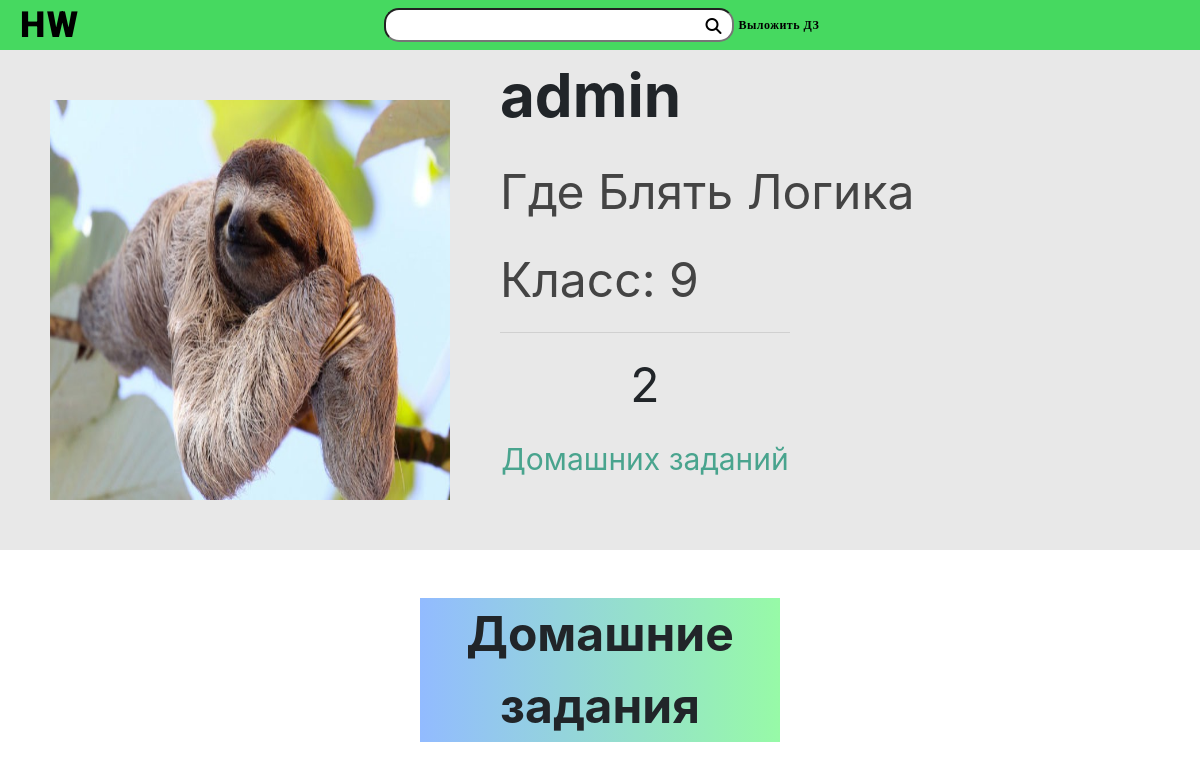
The page /id3 (signed in) on the database as committed earlier.
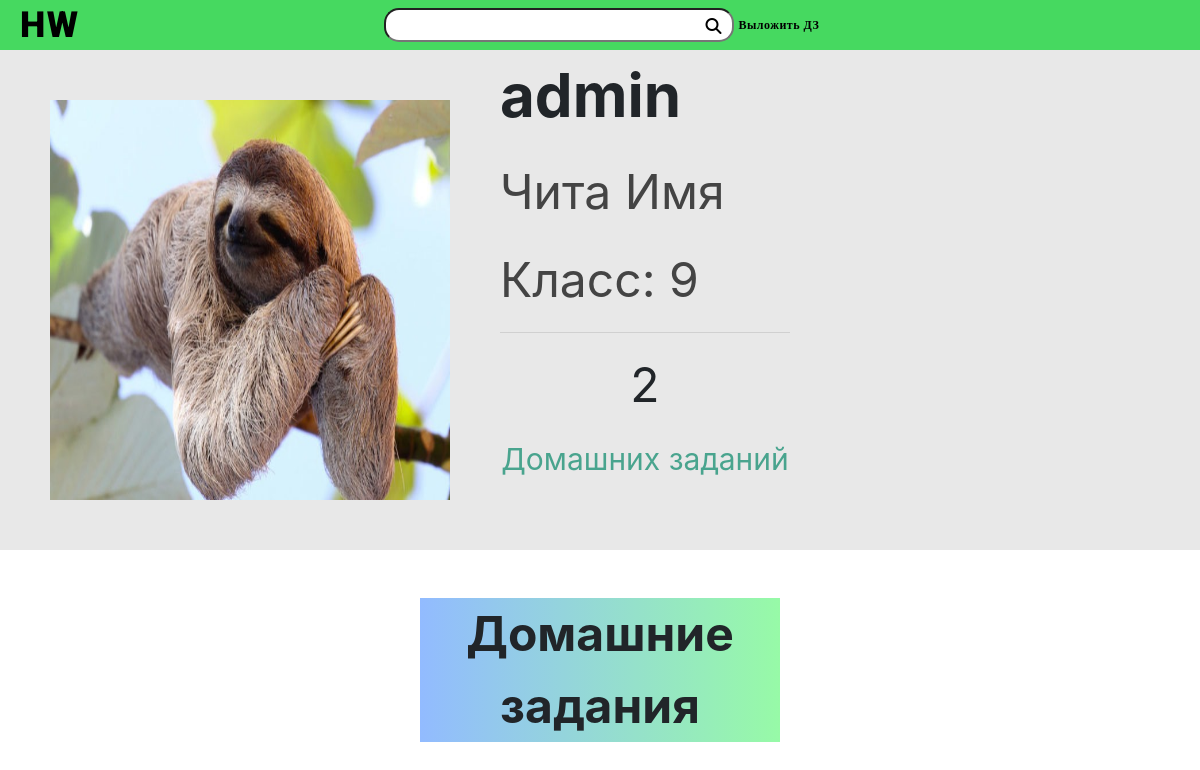
The same page on the database as committed later.
### users/models.py (models this page shows, shortened)
class UserProfile(models.Model):
	user = models.OneToOneField(User, related_name='profile', on_delete=models.CASCADE)
	name = models.CharField(max_length=15, blank=True, validators=[validate_input])
	surname = models.CharField(max_length=15, blank=True, validators=[validate_input])
	grade = models.IntegerField(choices=create_grades(), default=1)
	photo = models.ImageField(upload_to=upload_location, default='users/default.jpg')

### users/views.py (the view)
# urls.py: path('id<int:id_>', views.profile, name='profile'),
@login_required
def profile(request, id_):
	user = User.objects.all().get(id__exact=id_)
	profile = user.profile
	homeworks = Homework.objects.all().publisher(user)
	context = {'user':request.user, 'page_user':user, 'profile':profile, 'homeworks':homeworks}
	return render(request, 'users/profile.html', context)

### homeworks/models.py (called while the page is built)
	def publisher(self, user):
		return self.filter(
			publisher__exact = user)

	def get_queryset(self):
		return HomeworkQuerySet(self.model, using=self._db)

### users/models.py (called while the page is built)
	def get_queryset(self):
		return UserQuerySet(self.model, using=self._db)

### users/templates/users/profile.html (shortened to what this page needs)
{% extends 'navbar.html' %}
{% load static %}
{% block link %}
	<link rel="stylesheet" href="{% static 'styles/style_profile.css' %}?version=8">
{% endblock %}
{% block content %}
	<div class="show_profile" id="info" style="display: grid">
		<div class="profile_image">
			<img class="profile_image_img" src="{{profile.photo.url}}" alt="Блять не загузилось!!!" height="400px" width="400px">
		</div>
		<div class="profile_info">
			<p style="font-size: 60px; font-weight: bold;">{{page_user.username}}</p>
			<p style="font-size: 48px; color: #444444;">
				{% if profile.name and profile.surname %}
				{{profile.name}} {{profile.surname}}
				{% endif %}
			</p>
			<p style="font-size: 48px; color: #444444;">
				{% if profile.grade %}
				Класс: {{profile.grade}}
				{% else %}
				Класс: *не указан*
				{% endif %}
			</p>
			<div class="profile_info_hwcounter">
				<hr width="100%" style="bottom: 0">
				<p style="font-size: 48px; float:top" align="center">{{homeworks.count}}</p>
				<p style="font-size: 30px; float:top; color:#49a48e" align="center">Домашних заданий</p>
			</div>
		</div>
	</div>
	<div class="profile_show_homework">
		<p align="center" style="font-size: 48px; background: rgb(1,0,255); background: linear-gradient(90deg, #92bbff 0%, #97faa7 100%); width: 30%; margin-right: auto; margin-left: auto; font-weight: bold;">Домашние задания</p>
	</div>
{% endblock %}

Rows that differ between the two databases and show on the page:
changed UserProfile: name "Где Блять" → "Чита"; surname "Логика" → "Имя"
